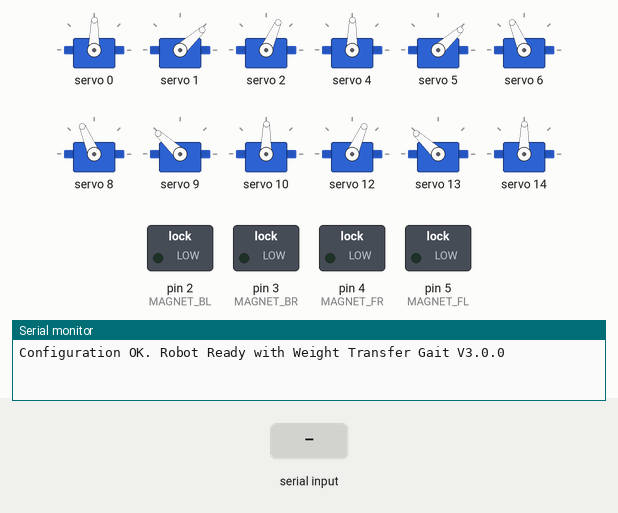
Simulated run of this sketch. Board: Arduino Uno, built with avr-gcc and run on an emulated ATmega328P. On the bench: 12 × servo, switched loads named in the sketch (green lamp = pin HIGH), the last lines printed to the serial monitor. Dashed ring = blinking. Inputs (shaded band) come from the test bench.

Above: at 2.2 s.
2.3 s: "F\n" received over Serial
At 4.3 s:
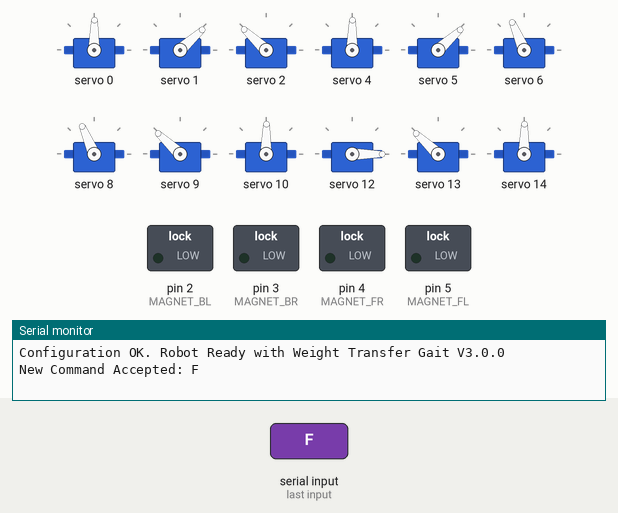
5.3 s: "B\n" received over Serial
At 5.93 s:
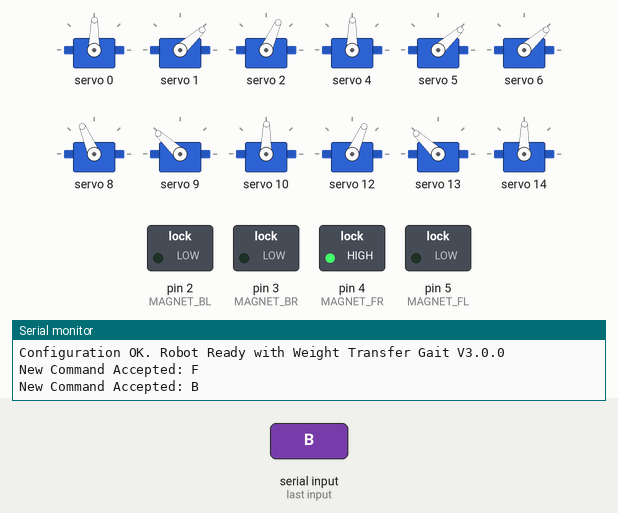
11.3 s: "R\n" received over Serial
At 13.31 s:
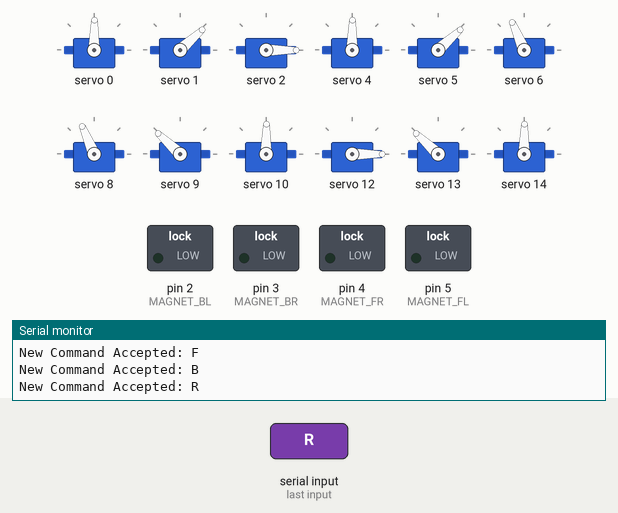
14.3 s: "L\n" received over Serial
20.3 s: "F\n" received over Serial
At 22.4 s:
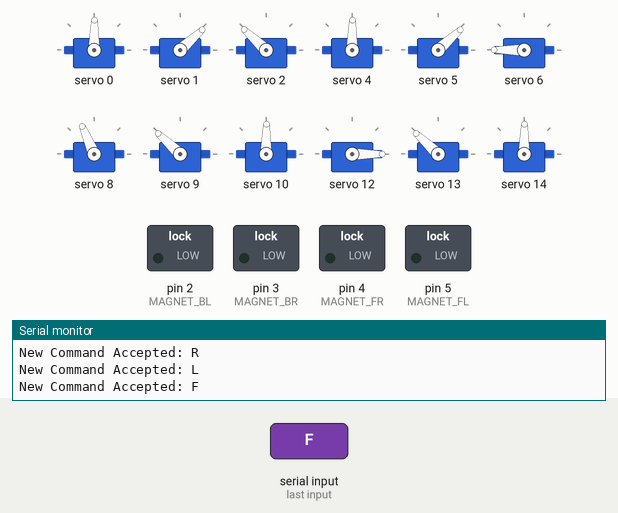
Timing chart, 0 to 24.3 s (numbered marks = the images above; inputs shaded):
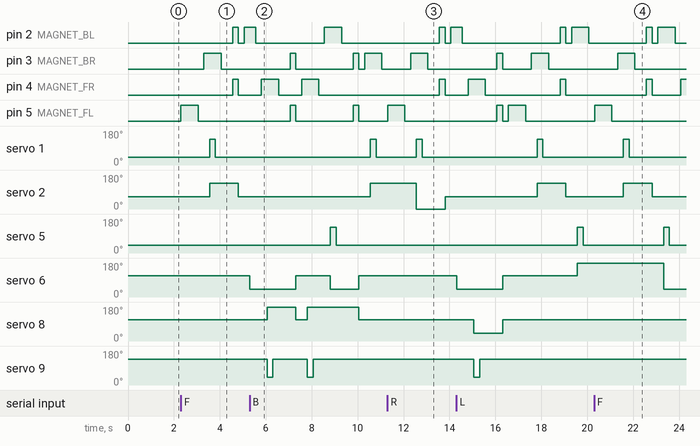

Measured:
- after the input at 2.3 s, pin 2 (MAGNET_BL): LOW → HIGH after 2.3 s, → LOW 0.25 s later, → HIGH 0.25 s later; pin 3 (MAGNET_BR): LOW → HIGH after 1.0 s, → LOW 0.75 s later; pin 4 (MAGNET_FR): LOW → HIGH after 2.3 s, → LOW 0.25 s later; pin 5 (MAGNET_FL): LOW → HIGH at once, → LOW 0.75 s later; servo 1: 42° → 137° after 1.3 s, → 42° 0.25 s later
- after the input at 5.3 s, servo 12: stays 66° (without the input it goes to 0° after 2.8 s); servo 13: stays 137° (without the input it goes to 42° after 2.8 s)
- after the input at 11.3 s, pin 3 (MAGNET_BR): LOW → HIGH after 1.0 s, → LOW 0.75 s later; servo 1: 42° → 137° after 1.3 s, → 42° 0.25 s later; servo 2: 137° → 0° after 1.3 s, → 66° 1.3 s later; servo 8: stays 113° (without the input it goes to 180° after 2.0 s); servo 9: stays 137° (without the input it goes to 42° after 2.0 s)
- after the input at 20.3 s, pin 2 (MAGNET_BL): LOW → HIGH after 2.3 s, → LOW 0.25 s later, → HIGH 0.25 s later, → LOW 0.75 s later; servo 2: 66° → 137° after 1.3 s instead of 3.0 s; servo 5: 42° → 137° after 3.0 s, → 42° 0.25 s later; servo 6: 180° → 42° after 3.0 s; servo 8: stays 113° (without the input it goes to 180° after 0.27 s)
- by itself, servo 9: alternates 137° for 1.5 s and 42° for 0.25 s, 4 changes in all, then stays 137°

The sketch:

firmware.ino
```cpp
/********************************************************************
 * Project  : Real-Time Bluetooth Controlled Quadruped Robot
 *            with Interruptible Gait Using PCA9685 and
 *            Electromagnetic Foot Adhesion
 *
 * Firmware : 3.0.0 - SIMULTANEOUS MULTI-SERVO GAIT
 * Author   : Shahed Islam
 * Date     : February 2026
 * Contact  : shahed19is@gmail.com
 * GitHub   : https://github.com/shahed19is
 *
 * Description:
 * This firmware implements a real-time, interruptible gait controller
 * with SIMULTANEOUS servo movement for smooth, coordinated motion.
 * Multiple servos move together during each leg operation,
 * resulting in faster and more fluid walking patterns.
 *
 * All calibration constants, servo directions, mechanical mappings,
 * and electromagnet pin assignments are defined in:
 *    robot_config.h
 *    robot_config.cpp
 ********************************************************************/

#include <Wire.h>
#include <Adafruit_PWMServoDriver.h>
#include "robot_config.h"

Adafruit_PWMServoDriver pwm(0x40);

// ================= GLOBAL STATE =================
char currentCmd = 'V';
unsigned long lastCmdTime = 0;


// ===================================================
// READ LATEST COMMAND (BUFFER CLEAN + CHANGE DETECTION)
// Keeps only the most recent valid character
// ===================================================
bool checkNewCommand() {
  if (Serial.available()) {
    char newCmd = '\0';

    // Flush buffer and keep last valid character
    while (Serial.available()) {
      char incoming = Serial.read();
      if (incoming != '\n' && incoming != '\r' && incoming != ' ') {
        newCmd = incoming;
      }
    }

    if (newCmd != '\0' && newCmd != currentCmd) {
      currentCmd = newCmd;
      lastCmdTime = millis();
      Serial.print("New Command Accepted: ");
      Serial.println(currentCmd);
      return true;
    }
  }
  return false;
}


// ===================================================
// LOW LEVEL SERVO CONTROL
// ===================================================
void setServo(int ch, int val) {
  val = constrain(val, SERVO_MIN, SERVO_MAX);
  pwm.setPWM(ch, 0, val);
}


// ===================================================
// ELECTROMAGNET CONTROL
// LOW  = Magnetized (ON)
// HIGH = Demagnetized (OFF)
// ===================================================
void magnetOn(int pin) {
  digitalWrite(pin, LOW);
}

void magnetOff(int pin) {
  digitalWrite(pin, HIGH);
}

void allMagnetsOn() {
  magnetOn(MAGNET_FL);
  magnetOn(MAGNET_FR);
  magnetOn(MAGNET_BL);
  magnetOn(MAGNET_BR);
}

void allMagnetsOff() {
  magnetOff(MAGNET_FL);
  magnetOff(MAGNET_FR);
  magnetOff(MAGNET_BL);
  magnetOff(MAGNET_BR);
}


// ===================================================
// MAP LEG TO ITS CORRESPONDING ELECTROMAGNET
// ===================================================
int getLegMagnetPin(Leg leg) {
  if (leg.coxa == FL.coxa) return MAGNET_FL;
  if (leg.coxa == FR.coxa) return MAGNET_FR;
  if (leg.coxa == BL.coxa) return MAGNET_BL;
  if (leg.coxa == BR.coxa) return MAGNET_BR;
  return -1;
}


// ===================================================
// SMART DELAY WITH COMMAND CHECK
// Allows immediate interruption by new command
// ===================================================
bool smartDelay(int ms) {
  unsigned long start = millis();
  while (millis() - start < ms) {
    if (checkNewCommand()) return true;
    delayMicroseconds(100);
  }
  return false;
}


// ===================================================
// STAND POSTURE
// ===================================================
void stand() {
  for (int i = 0; i < 16; i++) {
    if (standPos[i] != 0)
      setServo(i, standPos[i]);
  }
  smartDelay(50);
}


// ===================================================
// INDIVIDUAL LEG MOTION PRIMITIVES
// ===================================================

// Move a leg: lift → swing (dir: 11=forward, 10=backward) → lower
bool moveLeg(Leg leg, int dir) {
  if (checkNewCommand()) return true;

  magnetOff(getLegMagnetPin(leg));
  delay(magDelay);

  // Lift Leg
  setServo(leg.femur, standPos[leg.femur] + femurDir[leg.femur] * liftAmount);

  // dir means direction. Forward = 11, Backward = 10
  if(dir == 11) {
    setServo(leg.coxa, standPos[leg.coxa] + coxaDir[leg.coxa] * stepAmount);
  }
  else if (dir == 10) {
    setServo(leg.coxa, standPos[leg.coxa] - coxaDir[leg.coxa] * stepAmount);
  }
  smartDelay(stepDelay);

  // Lower Leg
  setServo(leg.femur, standPos[leg.femur]);
  smartDelay(stepDelay);

  magnetOn(getLegMagnetPin(leg));
  delay(magDelay);

  return false;
}

// Reset coxa to neutral
bool resetCoxa(Leg movLeg1, Leg movLeg2, Leg relLeg1, Leg relLeg2) {
  if (checkNewCommand()) return true;

  smartDelay(magDelay);
  // Release next pair's magnets
  magnetOff(getLegMagnetPin(relLeg1));
  magnetOff(getLegMagnetPin(relLeg2));
  delay(magDelay);


  // Reset current pair's coxa
  setServo(movLeg1.coxa, standPos[movLeg1.coxa]);
  setServo(movLeg2.coxa, standPos[movLeg2.coxa]);


  // Re-engage next pair's magnets
  magnetOn(getLegMagnetPin(relLeg1));
  magnetOn(getLegMagnetPin(relLeg2));
  smartDelay(magDelay);

  return false;
}


// ===================================================
// OVERLAPPING WEIGHT TRANSFER GAIT - FORWARD
// ===================================================
void walkForward() {
  // === DIAGONAL PAIR 1: FL and BR ===

  // FL: lift → swing backward → lower
  if (moveLeg(FL, 10)) return;

  // BR: lift → swing forward → lower
  if (moveLeg(BR, 11)) return;

  // === WEIGHT TRANSFER & RESET FL-BR ===
  if (resetCoxa(FL, BR, BL, FR)) return;

  // === DIAGONAL PAIR 2: BL and FR ===

  // BL: lift → swing backward → lower
  if (moveLeg(BL, 10)) return;

  // FR: lift → swing forward → lower
  if (moveLeg(FR, 11)) return;

  // === WEIGHT TRANSFER & RESET BL-FR ===
  if (resetCoxa(FR, BL, BR, FL)) return;
}


// ===================================================
// OVERLAPPING WEIGHT TRANSFER GAIT - BACKWARD
// ===================================================
void walkBackward() {
  // === DIAGONAL PAIR 1: FR and BL ===

  // FR: lift → swing forward → lower
  if (moveLeg(FR, 11)) return;

  // BL: lift → swing backward → lower
  if (moveLeg(BL, 10)) return;

  // === WEIGHT TRANSFER & RESET FR-BL ===
  if (resetCoxa(FR, BL, BR, FL)) return;

  // === DIAGONAL PAIR 2: BR and FL ===

  // BR: lift → swing forward → lower
  if (moveLeg(BR, 11)) return;

  // FL: lift → swing backward → lower
  if (moveLeg(FL, 10)) return;

  // === WEIGHT TRANSFER & RESET BR-FL ===
  if (resetCoxa(FL, BR, BL, FR)) return;
}


// ===================================================
// TURN LEFT - All legs swing forward
// ===================================================
void turnLeft() {
  // === DIAGONAL PAIR 1: FL and BR ===

  if (moveLeg(FL, 11)) return;

  if (moveLeg(BR, 11)) return;

  // Weight transfer for turn
  if (resetCoxa(FL, BR, BL, FR)) return;

  // === DIAGONAL PAIR 2: BL and FR ===

  if (moveLeg(BL, 11)) return;

  if (moveLeg(FR, 11)) return;

  if (resetCoxa(BL, FR, FL, BR)) return;
}


// ===================================================
// TURN RIGHT - All legs swing backward
// ===================================================
void turnRight() {
  // === DIAGONAL PAIR 1: FL and BR ===

  if (moveLeg(FL, 10)) return;

  if (moveLeg(BR, 10)) return;

  // Weight transfer for turn
  if (resetCoxa(FL, BR, BL, FR)) return;


  // === DIAGONAL PAIR 2: BL and FR ===

  if (moveLeg(BL, 10)) return;

  if (moveLeg(FR, 10)) return;

  // Weight transfer for turn
  if (resetCoxa(BL, FR, FL, BR)) return;
}


// ===================================================
// SETUP
// ===================================================
void setup() {
  Serial.begin(9600);

  // Initialize electromagnet control pins
  pinMode(MAGNET_FL, OUTPUT);
  pinMode(MAGNET_FR, OUTPUT);
  pinMode(MAGNET_BL, OUTPUT);
  pinMode(MAGNET_BR, OUTPUT);

  if (!validateConfiguration()) {
    Serial.println("FATAL ERROR: Invalid servo configuration!");
    Serial.println("Check robot_config.cpp values.");
    while (1);
  }

  pwm.begin();
  pwm.setPWMFreq(50);
  delay(1000);

  stand();
  allMagnetsOn();
  currentCmd = 'V';

  Serial.println("Configuration OK. Robot Ready with Weight Transfer Gait V3.0.0");
}


// ===================================================
// MAIN LOOP
// ===================================================
void loop() {
  checkNewCommand();

  switch (currentCmd) {

    case 'F':
      walkForward();
      break;

    case 'B':
      walkBackward();
      break;

    case 'L':
      turnLeft();
      break;

    case 'R':
      turnRight();
      break;

    case 'V':
    case 'S':
      stand();
      allMagnetsOn();
      smartDelay(100);
      break;

    default:
      stand();
      allMagnetsOn();
      smartDelay(100);
      break;
  }
}
```

robot_config.cpp
```cpp
/************************************************************
 * File     : robot_config.cpp
 * Project  : Real-Time Bluetooth Controlled Quadruped Robot
 *            with Interruptible Gait Using PCA9685
 *
 * Firmware : 3.0.0
 * Author   : Shahed Islam
 * Date     : January 2026
 * Contact  : shahed19is@gmail.com
 * GitHub   : https://github.com/shahed19is
 *
 * Description:
 * This file contains all hardware calibration parameters and
 * mechanical configuration data for the quadruped robot with
 * electromagnetic feet support.
 *
 * WARNING:
 * Incorrect values in this file may damage servos, electromagnets,
 * or mechanical structures. Always keep all active PWM values
 * within:
 *
 *        SERVO_MIN (110)  ≤  PWM  ≤  SERVO_MAX (500)
 *
 * A value of 0 means the PCA9685 channel is unused.
 * Any invalid value will cause the firmware to halt at startup.
 ************************************************************/

#include "robot_config.h"


/* ================= STAND POSITIONS =================
 * Default standing posture for all servos.
 *
 * Index  : PCA9685 channel number (0–15)
 * Value  : PWM pulse width
 *
 * Rules:
 *   - SERVO_MIN ≤ Value ≤ SERVO_MAX
 *   - Value = 0  → Channel unused
 */
int standPos[16] = {
  300,  // Ch0  BR Tibia
  200,  // Ch1  BR Femur
  250,  // Ch2  BR Coxa
  0,    // Ch3  Unused

  300,  // Ch4  BL Tibia
  200,  // Ch5  BL Femur
  350,  // Ch6  BL Coxa
  0,    // Ch7  Unused

  350,  // Ch8  FR Coxa
  400,  // Ch9  FR Femur
  300,  // Ch10 FR Tibia
  0,    // Ch11 Unused

  250,  // Ch12 FL Coxa
  400,  // Ch13 FL Femur
  300,  // Ch14 FL Tibia
  0     // Ch15 Unused
};


/* ================= LEG DEFINITIONS =================
 * Each leg consists of three joints:
 *   Coxa  → Horizontal rotation (Arm)
 *   Femur → Vertical lift (Middle joint)
 *   Tibia → Foot movement (Lower joint)
 *
 * Format:
 *   { Coxa_Channel, Femur_Channel, Tibia_Channel }
 */
Leg BL = {6, 5, 4};     // Back Left Leg
Leg BR = {2, 1, 0};     // Back Right Leg
Leg FL = {12, 13, 14};  // Front Left Leg
Leg FR = {8, 9, 10};    // Front Right Leg


/* ================= SERVO DIRECTION POLARITY =================
 * Direction convention:
 *   +1 → Increasing PWM moves the joint UP / FORWARD
 *   -1 → Decreasing PWM moves the joint UP / FORWARD
 *    0 → Channel unused for that joint type
 *
 * These arrays define the mechanical orientation of every servo.
 * They must match the physical mounting of your motors.
 */

// Femur → Vertical lifting joint (middle joint)
int femurDir[16] = {
  0, +1, 0, 0, 0, +1, 0, 0, 0, -1, 0, 0, 0, -1, 0, 0
};

// Tibia → Foot joint (lower joint)
int tibiaDir[16] = {
  -1, 0, 0, 0, -1, 0, 0, 0, 0, 0, +1, 0, 0, 0, +1, 0
};

// Coxa → Arm joint (horizontal rotation)
int coxaDir[16] = {
  0, 0, +1, 0, 0, 0, +1, 0, +1, 0, 0, 0, +1, 0, 0, 0
};


/* ================= MOTION PARAMETERS =================
 * liftAmount → Vertical clearance of the leg during lift
 * stepAmount → Forward/Backward swing distance
 * stepDelay  → Delay between micro-steps (milliseconds)
 *
 * These values define speed, smoothness, and stability.
 * Tune carefully to avoid mechanical stress.
 */
int liftAmount = 200;
int stepAmount = 150;
int stepDelay  = 250;
int magDelay = 250;


/********************************************************************
 * Configuration Validator
 * --------------------------------------------------
 * Checks whether all PWM values are inside safe limits.
 * If any invalid value is detected, firmware must halt.
 *
 * Return:
 *   true  → Configuration is valid
 *   false → Invalid calibration detected
 ********************************************************************/
bool validateConfiguration() {

  // Validate stand positions
  for (int i = 0; i < 16; i++) {
    if (standPos[i] != 0) {
      if (standPos[i] < SERVO_MIN || standPos[i] > SERVO_MAX) {
        return false;
      }
    }
  }

  return true;  // Configuration is safe
}
```

robot_config.h
```cpp
#ifndef ROBOT_CONFIG_H
#define ROBOT_CONFIG_H

/********************************************************************
 * File     : robot_config.h
 * Project  : Real-Time Bluetooth Controlled Quadruped Robot
 *            with Interruptible Gait Using PCA9685
 *
 * Firmware : 3.0.0
 * Author   : Shahed Islam
 * Date     : January 2026
 * Contact  : shahed19is@gmail.com
 * GitHub   : https://github.com/shahed19is
 *
 * Description:
 * This header file declares all hardware configuration variables,
 * calibration parameters, and safety validation functions used by
 * the quadruped robot firmware.
 *
 * The actual definitions of these parameters are located in:
 *    robot_config.cpp
 *
 * Separating declarations and definitions ensures:
 *  - Clean firmware structure
 *  - Safe calibration management
 *  - Easier long-term maintenance
 ********************************************************************/


// ================= SERVO SAFETY LIMITS =================
//
// These limits protect the servos from over-driving.
// Every active PWM value must stay within this range.
//
#define SERVO_MIN 110
#define SERVO_MAX 500


// ================= ELECTROMAGNET PIN DEFINITIONS =================
//
// LOW  → Magnetized  (ON)
// HIGH → Demagnetized (OFF)
//
// Each leg has one electromagnet for surface adhesion.
//
#define MAGNET_FR 4   // Front Right Leg Magnet
#define MAGNET_FL 5   // Front Left  Leg Magnet
#define MAGNET_BR 3   // Back  Right Leg Magnet
#define MAGNET_BL 2   // Back  Left  Leg Magnet


// ================= LEG STRUCT =================
//
// Each leg consists of three joints:
//
//   Coxa  → Horizontal rotation (Arm joint)
//   Femur → Vertical lift       (Middle joint)
//   Tibia → Foot movement       (Lower joint)
//
struct Leg {
  int coxa;
  int femur;
  int tibia;
};


// ================= CONFIGURATION DECLARATIONS =================
//
// All variables below are defined in robot_config.cpp.
// They describe the physical and mechanical configuration
// of the quadruped robot.
//

extern int standPos[16];

extern Leg FL;
extern Leg FR;
extern Leg BL;
extern Leg BR;

extern int femurDir[16];
extern int tibiaDir[16];
extern int coxaDir[16];

extern int liftAmount;
extern int stepAmount;
extern int stepDelay;
extern int magDelay;


// ================= CONFIGURATION VALIDATION =================
//
// This function checks whether all calibration values are
// inside safe operating limits. If any invalid value is
// detected, firmware execution must be halted.
//
bool validateConfiguration();

#endif
```
